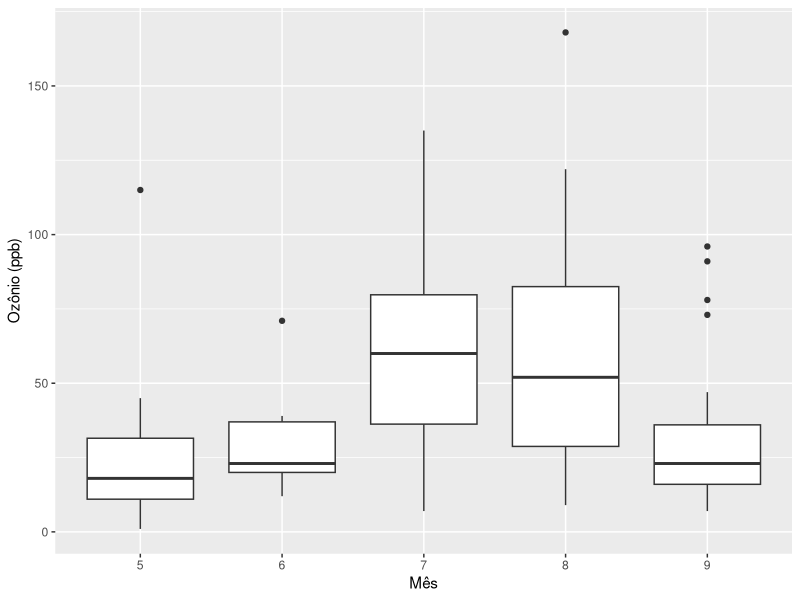

The R source for this figure:
## ---- chunk 1
library(tidyverse)
data(airquality)
## ---- chunk 2
airquality %>%
  as.tibble() %>%
  ggplot(aes(y = Ozone, x = as.factor(Month))) +
  xlab("Mês") + ylab("Ozônio (ppb)") +
  geom_boxplot()
